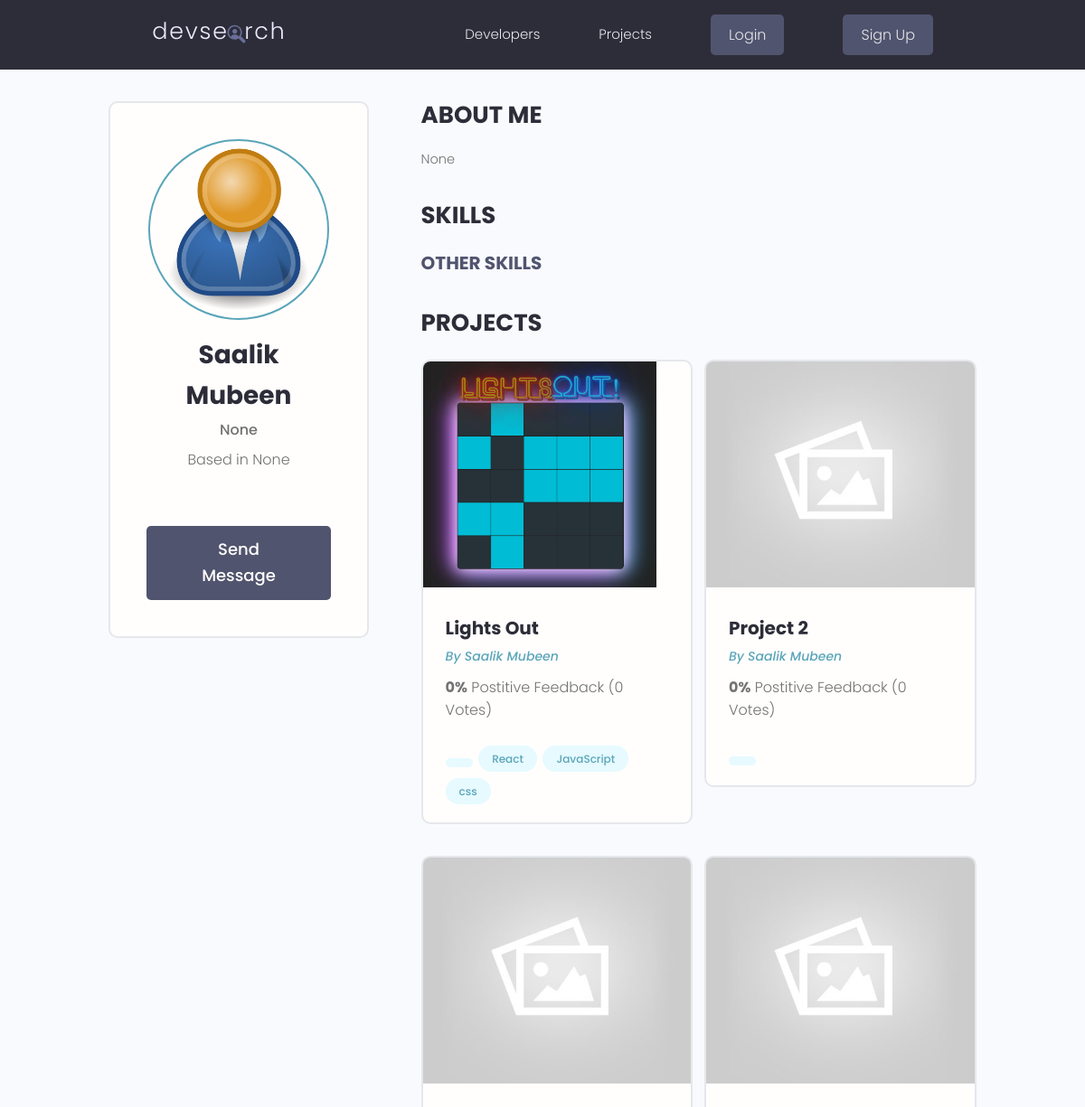
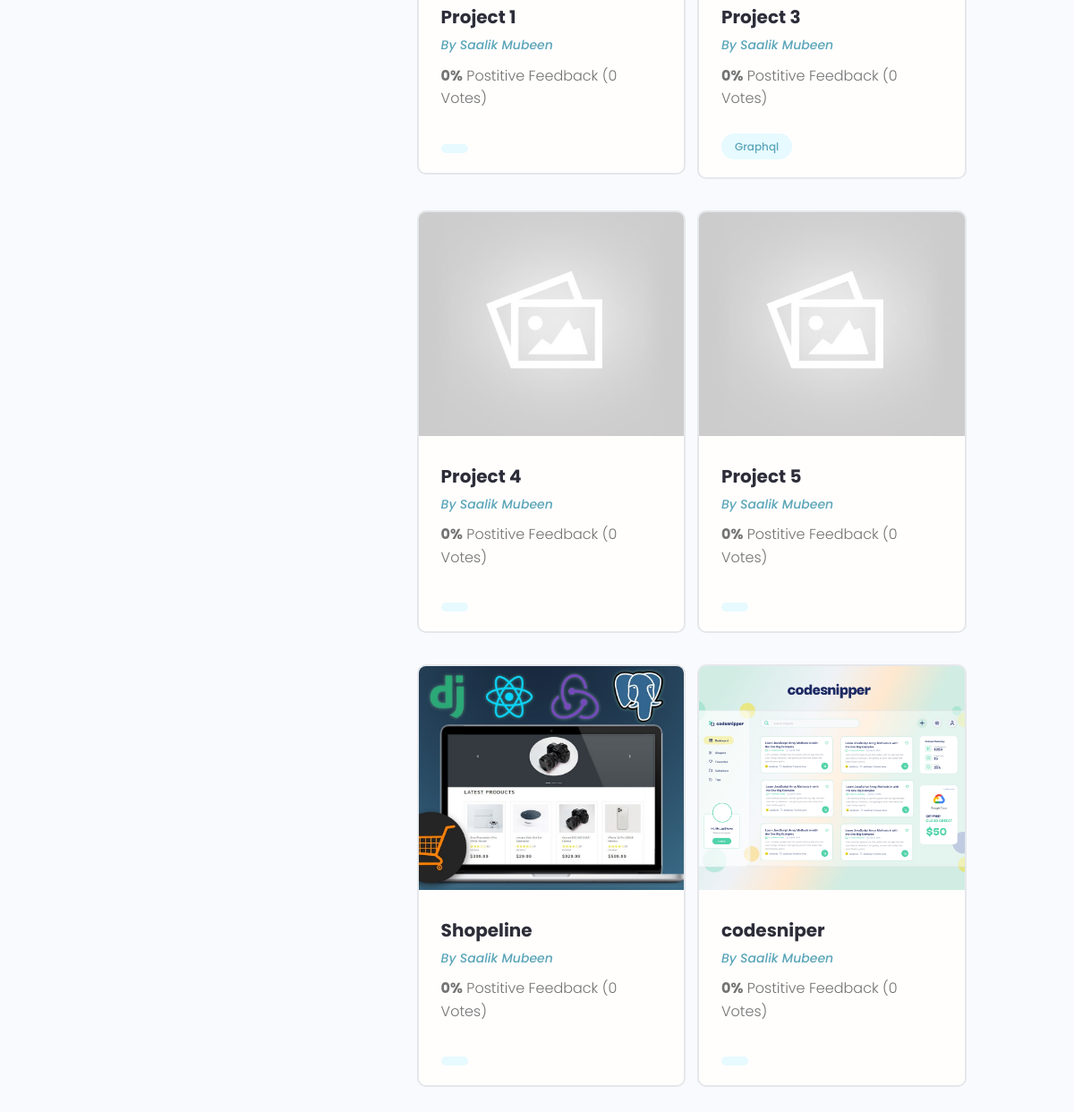
Screenshot of /profile/6344d8f1f1b443f1af32e61153bf8101/ with the database file from the repository (2 pictures, top to bottom).
### users/models.py (models this page shows, shortened)
class Profile(models.Model):
    id = models.UUIDField(default=uuid.uuid4, unique=True, primary_key=True, editable=False)
    user = models.OneToOneField(User, on_delete=models.CASCADE)
    name = models.CharField(max_length=200)
    email = models.EmailField(max_length=500)
    username = models.CharField(max_length=200)
    location = models.CharField(max_length=200, blank=True, null=True)
    short_intro = models.CharField(max_length=200, blank=True, null=True)
    bio = models.TextField(blank=True, null=True)
    profile_image = models.ImageField(null=True, blank=True, upload_to='profiles/', default="profiles/user-default.png")
    social_github = models.CharField(max_length=200, blank=True, null=True)
    social_twitter = models.CharField(max_length=200, blank=True, null=True)
    social_linkedin = models.CharField(max_length=200, blank=True, null=True)
    social_youtube = models.CharField(max_length=200, blank=True, null=True)
    social_website = models.CharField(max_length=200, blank=True, null=True)
    created = models.DateTimeField(auto_now_add=True)

### projects/models.py (models this page shows, shortened)
class Project(models.Model):
    id = models.UUIDField(default=uuid.uuid4, unique=True, primary_key=True, editable=False)
    owner = models.ForeignKey(
        Profile, on_delete=models.CASCADE, related_name='projects')
    title = models.CharField(max_length=200)
    description = models.TextField(null=True, blank=True)
    featured_image = models.ImageField(
        null=True, blank=True, default="default.jpg")
    demo_link = models.CharField(max_length=2000, null=True, blank=True)
    source_link = models.CharField(max_length=2000, null=True, blank=True)
    tags = models.ManyToManyField('Tag', blank=True)
    vote_total = models.IntegerField(default=0, null=True, blank=True)
    vote_ratio = models.IntegerField(default=0, null=True, blank=True)
    created = models.DateTimeField(auto_now_add=True)
    class Meta:
        ordering = ['-vote_ratio', '-vote_total', 'title']

class Tag(models.Model):
    id = models.UUIDField(default=uuid.uuid4, unique=True, primary_key=True, editable=False)
    name = models.CharField(max_length=200)
    def __str__(self):
        return self.name

### users/views.py (the view)
# urls.py: path('profile/<str:pk>/', views.user_profile, name="user-profile"),
def user_profile(request, pk):
    profile = Profile.objects.get(pk=pk)
    other_skills = profile.skill_set.filter(description = "") # Get all skills that have no description
    top_skills = profile.skill_set.exclude(description__exact="") # Get all skills that have a description
    return render(request, 'users/user-profile.html', {"profile": profile, "other_skills": other_skills, "top_skills": top_skills})

### users/templates/users/user-profile.html (shortened to what this page needs)
{% extends 'base.html' %}
{% block content %}
<main class="profile my-md">
    <div class="container">
        <div class="layout">
            <div class="column column--1of3">
                <div class="card text-center">
                    <div class="card__body dev">
                        <img class="avatar avatar--xl" src="{{ profile.profile_image.url }}" />
                        <h2 class="dev__name">{{profile.name}}</h2>
                        <p class="dev__title">{{profile.short_intro}}</p>
                        <p class="dev__location">Based in {{profile.location}}</p>
                        {% if request.user.profile.id != profile.id %}
                            <a href="" class="btn btn--sub btn--lg">Send Message </a>
                        {% endif %}
                    </div>
                </div>
            </div>
            <div class="column column--2of3">
                <div class="devInfo">
                    <h3 class="devInfo__title">About Me</h3>
                    <p class="devInfo__about">{{profile.bio}}</p>
                </div>
                <div class="devInfo">
                    <h3 class="devInfo__title">Skills</h3>
                    <div class="devInfo__skills">
                        <h3 class="devInfo__subtitle">Other Skills</h3>
                    </div>
                </div>
                <div class="devInfo">
                    <h3 class="devInfo__title">Projects</h3>
                    <div class="grid grid--two">
                        {% for project in profile.projects.all %}
                        <div class="column">
                            <div class="card project">
                                <a href="{% url 'project' project.id %}" class="project">
                                    <img class="project__thumbnail" src="{{project.featured_image.url}}"
                                        alt="project thumbnail" />
                                    <div class="card__body">
                                        <h3 class="project__title">{{project.title}}</h3>
                                        <p><a class="project__author"
                                                href="{% url 'user-profile' project.owner.id %}">By
                                                {{project.owner.name}}</a>
                                        </p>
                                        <p class="project--rating">
                                            <span style="font-weight: bold;">{{project.vote_ratio}}%</span> Postitive
                                            Feedback ({{project.vote_total}} Vote{{project.vote_total|pluralize:"s"}})
                                        </p>
                                        <div class="project__tags">
                                            {% for tag in project.tags.all %}
                                            <span class="tag tag--pill tag--main">
                                                <small>{{tag}}</small>
                                            </span>
                                            {% endfor %}
                                        </div>
                                    </div>
                                </a>
                            </div>
                        </div>
                        {% endfor %}
                    </div>
                </div>
            </div>
        </div>
    </div>
</main>
{% endblock content %}

### static/styles/app.css (style rules this page uses)
:root { --color-sub: #2d2d39; }
.btn--sub { background-color: var(--color-sub-light); }
.card { border: 2px solid var(--color-light); }
img { width: 100%; }
.profile .card > .dev { padding: 4rem; }
.dev__name { color: var(--color-sub); font-size: 2.8rem; font-weight: 700; margin-top: 1rem; margin-bottom: 0.5rem; }
.dev__title { font-size: 1.6rem; font-weight: 500; line-height: 1.3; }
.dev__location { margin-top: 1rem; }
.devInfo { margin-bottom: 3rem; }
.devInfo__title, .devInfo__subtitle { font-size: 2.6rem; color: var(--color-sub); text-transform: uppercase; font-weight: 700; margin-bottom: 1.5rem; }
.devInfo__subtitle { font-size: 2rem; color: var(--color-sub-light); }
.devInfo__about, .devSkill__info { font-size: 1.45rem; line-height: 1.7; text-align: justify; }
.project__author { font-size: 1.4rem; font-style: italic; }
.project--rating { margin-bottom: 1.6em; margin-top: .5em; }
.project__thumbnail { height: 25rem; object-fit: cover; object-position: top center; }
.project__title { font-size: 2rem; font-weight: 700; color: var(--color-sub); }

### static/uikit/styles/modules/_variables.css (style rules this page uses)
:root { --color-main: #5aa5b9; --color-main-light: #e6faff; --color-sub: #3f4156; --color-sub-light: #51546e; --color-sub-lighter: #ededfd; --color-text: #737373; --color-gray: #8b8b8b; --color-light: #e5e7eb; --color-light-gray: #767676; --color-bg: #f8fafd; --color-white: #fffefd; --color-white-light: #f3f3f3; --color-success: #359e64; --color-success-bg: #def8e8; --color-error: #fc4b0b; --color-error-bg: #fff2ee; --font-base: 'Poppins', arial, helvetica, 'Segoe UI', roboto, ubuntu, sans-serif; --font-monospace: 'Fira Code', 'Courier New', courier, monospace; --font-regular: 300; --font-medium: 500; --font-bold: 700; --generic-shadow: 1px 1px 5px #00000010; --generic-transition: all 0.3s ease-in-out; }

### static/uikit/styles/modules/_base.css (style rules this page uses)
* { margin: 0; padding: 0; box-sizing: border-box; text-rendering: optimizeLegibility; color: inherit; font-size: inherit; }
html { font-size: 50%; }
@media only screen and (min-width: 480px) { html { font-size: 56.25%; } }
@media only screen and (min-width: 1200px) { html { font-size: 62.5%; } }
body { line-height: 1.6; font-weight: 400; font-size: 1.5rem; color: var(--color-text); background-color: var(--color-bg); min-height: 100vh; }

### static/uikit/styles/modules/_typography.css (style rules this page uses)
* { font-family: var(--font-base); }
h2 { font-size: 3.6rem; font-weight: var(--font-bold); }
h3 { font-size: 3.2rem; font-weight: var(--font-medium); }
p, span, strong { font-size: 1.6rem; color: var(--color-text); font-weight: var(--font-regular); }
a { padding-bottom: 2px; text-decoration: none; display: inline-block; color: var(--color-main); font-weight: var(--font-medium); }

### static/uikit/styles/modules/_utilities.css (style rules this page uses)
.container { width: 92%; max-width: 165rem; margin: 0 auto; box-sizing: border-box; }
@media screen and (min-width: 1000px) { .container { width: 90%; } }
@media screen and (min-width: 1200px) { .container { width: 80%; } }
.text-center { text-align: center; }
.my-md { margin: 3rem auto; }

### static/uikit/styles/modules/_avatar.css (style rules this page uses)
.avatar { border-radius: 50%; border: 2px solid var(--color-main); object-fit: cover; }
.avatar--xl { height: 20rem; width: 20rem; }

### static/uikit/styles/modules/_button.css (style rules this page uses)
.btn { display: inline-block; position: relative; cursor: pointer; background-color: var(--color-light); font-weight: var(--font-medium); color: var(--color-sub); text-decoration: none; padding: 1rem 2rem; border-radius: 0.5rem; border: none; width: -webkit-fit-content; width: -moz-fit-content; width: fit-content; height: -webkit-fit-content; height: -moz-fit-content; height: fit-content; font-size: 1.6rem; outline-width: 0; outline-color: transparent; -webkit-backface-visibility: hidden; backface-visibility: hidden; transition: all 0.3s ease-in-out; }
.btn--sub { background-color: var(--color-sub); color: var(--color-white); }
.btn--lg { font-size: 1.8rem; padding: 1.2rem 4.5rem; }

### static/uikit/styles/modules/_card.css (style rules this page uses)
.card { border-radius: 1rem; background-color: var(--color-white); border: 1.5px solid var(--color-light); width: auto; height: auto; margin-top: 0.5rem; margin-bottom: 0.5rem; overflow: hidden; }
.card__body, .card__header { padding: 2rem 2.5rem; }

### static/uikit/styles/modules/_grid.css (style rules this page uses)
.grid { display: flex; flex-wrap: wrap; justify-content: flex-start; align-items: stretch; }
.grid > .column { min-width: 28rem; margin-bottom: 2.5rem; }
.grid--two > .column { flex-basis: 100%; }
@media screen and (min-width: 800px) { .grid--two { margin-right: -2%; } }
@media screen and (min-width: 800px) { .grid--two > .column { margin-right: 2%; } }
@media screen and (min-width: 800px) { .grid--two > .column { flex-basis: 48%; } }

### rows the page displays
Profile: profile_image (placeholder picture), name "Saalik Mubeen", short_intro "None", location "None", bio "None"
Project: featured_image (picture), title "Lights Out", owner.name "Saalik Mubeen", vote_ratio "0", vote_total "0"
Tag: name "React"
Tag: name "JavaScript"
Tag: name "css"
Project: featured_image (placeholder picture), title "Project 2", owner.name "Saalik Mubeen", vote_ratio "0", vote_total "0"
Project: featured_image (placeholder picture), title "Project 1", owner.name "Saalik Mubeen", vote_ratio "0", vote_total "0"
Project: featured_image (placeholder picture), title "Project 3", owner.name "Saalik Mubeen", vote_ratio "0", vote_total "0"
Tag: name "Graphql"
Project: featured_image (placeholder picture), title "Project 4", owner.name "Saalik Mubeen", vote_ratio "0", vote_total "0"
Project: featured_image (placeholder picture), title "Project 5", owner.name "Saalik Mubeen", vote_ratio "0", vote_total "0"
Project: featured_image (picture), title "Shopeline", owner.name "Saalik Mubeen", vote_ratio "0", vote_total "0"
Project: featured_image (picture), title "codesniper", owner.name "Saalik Mubeen", vote_ratio "0", vote_total "0"
